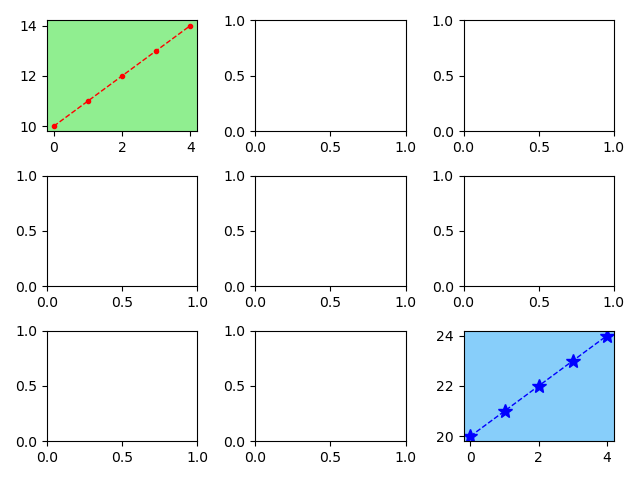

Python code for this plot:
""" p5_15.py """

import matplotlib.pyplot as plt

pt_x = [0, 1, 2, 3, 4]
pt1_y = [10, 11, 12, 13, 14]
pt2_y = [20, 21, 22, 23, 24]

fig, axs = plt.subplots(3, 3)
axs[0, 0].set_facecolor("lightgreen")
axs[0, 0].plot(pt_x, pt1_y, 'ro--', linewidth=1, markersize=3)
axs[2, 2].set_facecolor("lightskyblue")
axs[2, 2].plot(pt_x, pt2_y, 'b*--', linewidth=1, markersize=10)

plt.tight_layout()
plt.savefig("p5_15.png")
# plt.show()
